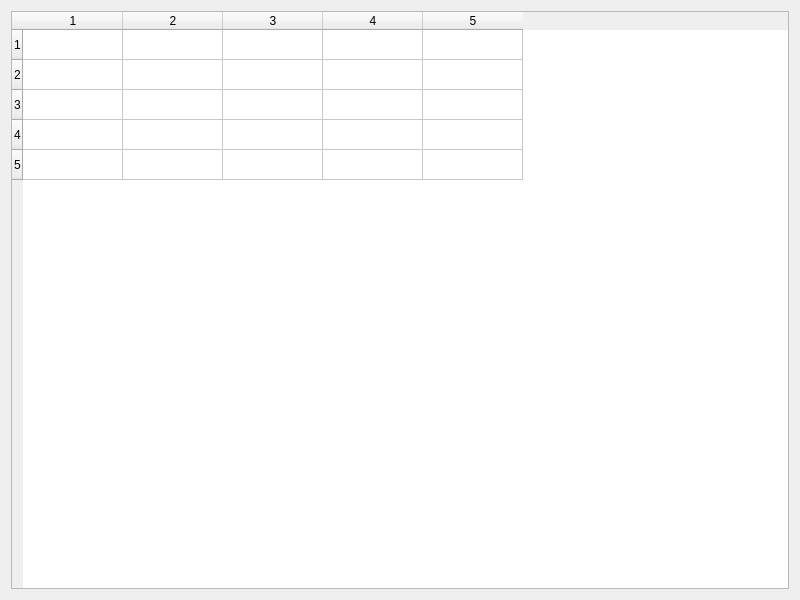
<?xml version="1.0" encoding="UTF-8"?>
<ui version="4.0">
 <class>frmDeviceSizeTable</class>
 <widget class="QWidget" name="frmDeviceSizeTable">
  <property name="geometry">
   <rect>
    <x>0</x>
    <y>0</y>
    <width>800</width>
    <height>600</height>
   </rect>
  </property>
  <property name="windowTitle">
   <string>frmDeviceSizeTable</string>
  </property>
  <layout class="QVBoxLayout" name="verticalLayout">
   <item>
    <widget class="DeviceSizeTable" name="tableWidget">
     <property name="rowCount">
      <number>5</number>
     </property>
     <property name="columnCount">
      <number>5</number>
     </property>
     <row/>
     <row/>
     <row/>
     <row/>
     <row/>
     <column/>
     <column/>
     <column/>
     <column/>
     <column/>
    </widget>
   </item>
  </layout>
 </widget>
 <customwidgets>
  <customwidget>
   <class>DeviceSizeTable</class>
   <extends>QTableWidget</extends>
   <header>devicesizetable.h</header>
  </customwidget>
 </customwidgets>
 <resources/>
 <connections/>
</ui>
